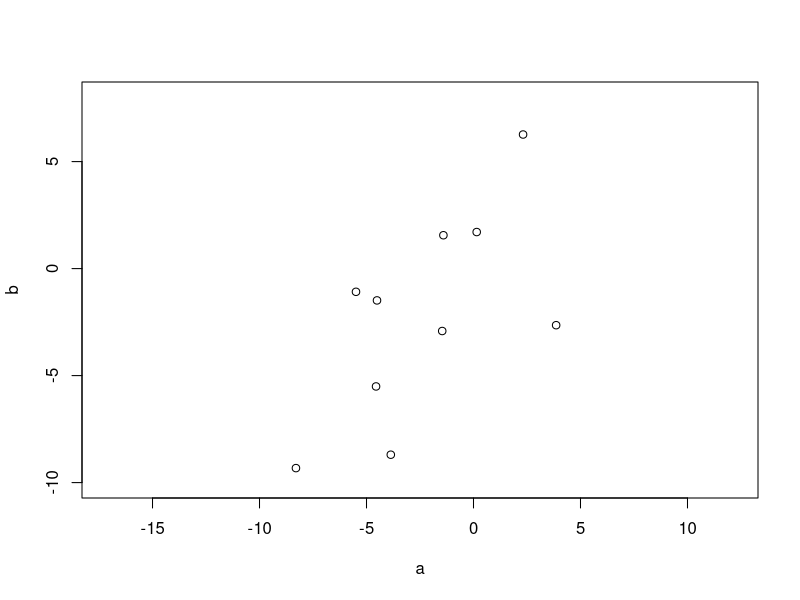
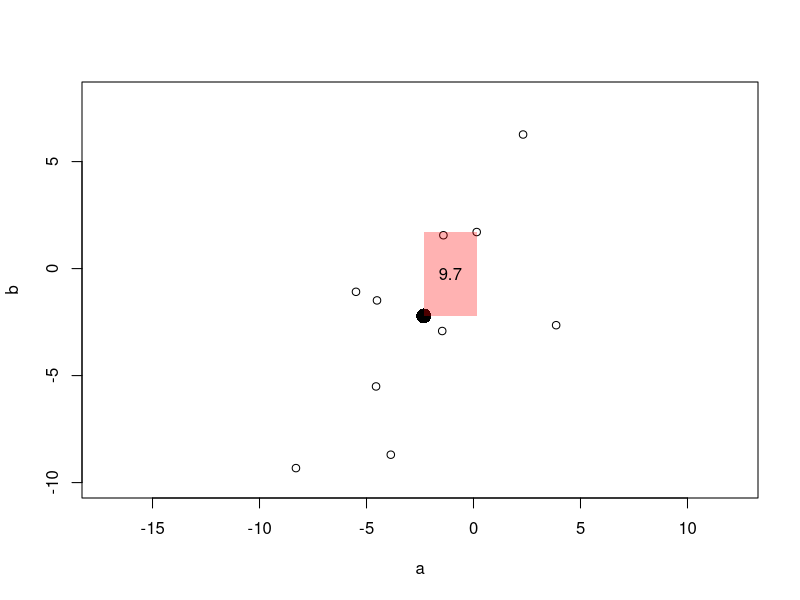
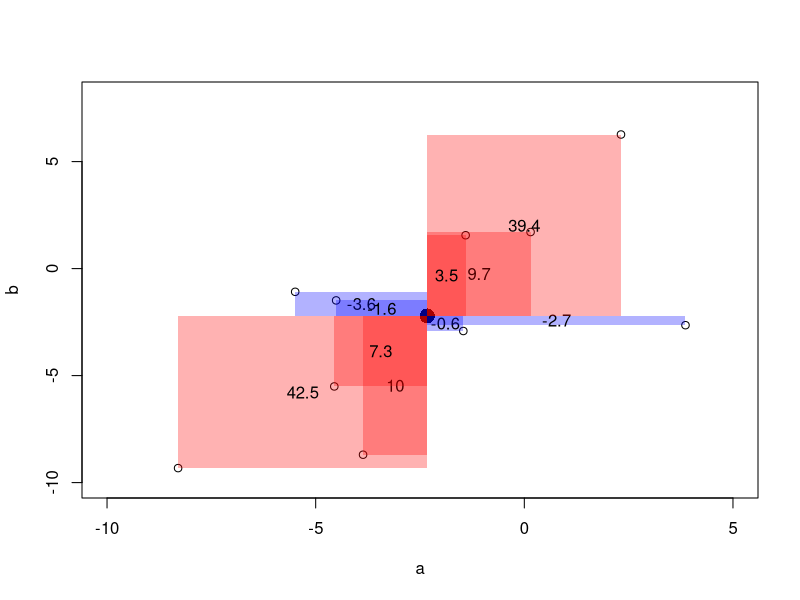
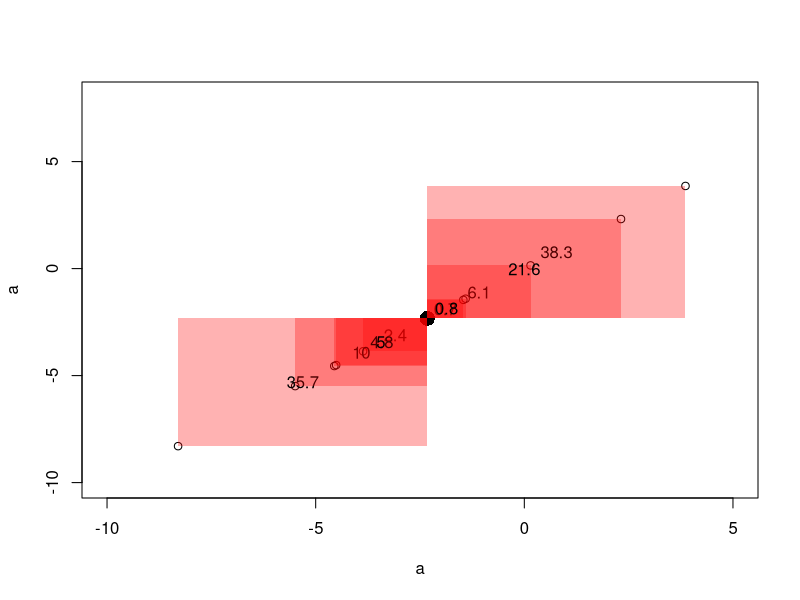
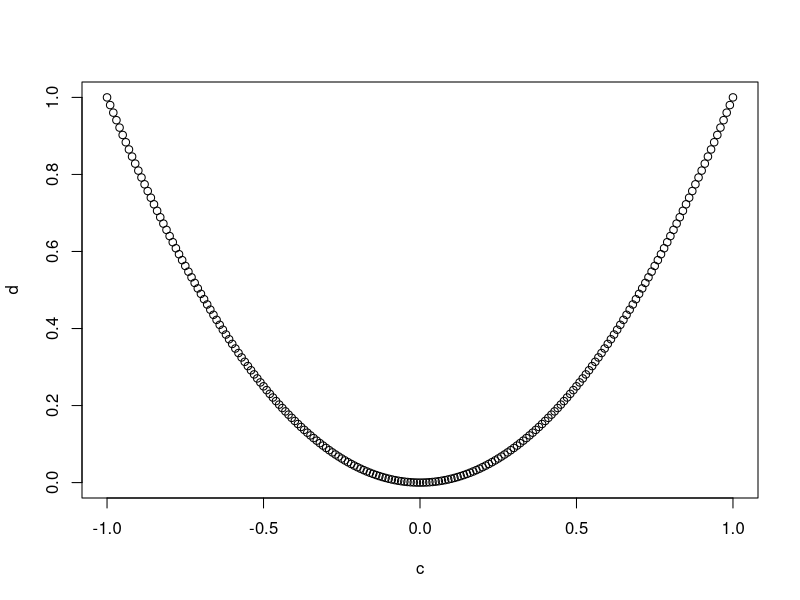

Reproduce these figures in R, in order.
## ---- chunk 1
knitr::opts_chunk$set(echo = TRUE)
## ---- chunk 2
# generate a random uniform distribution
set.seed(10) # set seed for reproducibility
a <- runif(n = 10,
           min = -10,
           max = 10)
a

# add some random normally distributed noise to a
b <- a + rnorm(n = 10,
               mean = 0,
               sd = 4) # the SD value controls the amount of noise and it is completely arbitrary

# plot the two distributions against each other
plot(x = a,
     y = b,
     xlim = c(-10,5),
     ylim = c(-10,8),
     asp = 1)
## ---- chunk 3
# plot the two distributions against each other
plot(x = a,
     y = b,
     xlim = c(-10,5),
     ylim = c(-10,8),
     asp = 1)

#plot the mean
points(x = mean(a),
       y = mean(b),
       cex = 2,
       pch = 16)

# draw a rectangle between the mean and the first data point and calculate its area
rect(xleft = mean(a),
     xright = a[1],
     ybottom = mean(b),
     ytop = b[1],
     border = NA, # do not draw a border
     col = rgb(1, 0, 0, alpha = 0.3)) # color red because in I quadrant

area_1 <- (mean(a) - a[1]) * (mean(b) - b[1]) # calculate the area

text(x = mean(c(mean(a), a[1])),
     y = mean(c(mean(b), b[1])),
     labels = round(area_1, 1)) # add text label with the calculated area
## ---- chunk 4
# plot the two distributions against each other
plot(x = a,
     y = b,
     xlim = c(-10,5),
     ylim = c(-10,8))

# plot the mean
points(x = mean(a),
       y = mean(b),
       cex = 2,
       pch = 16)

# draw a rectangle between the mean and each data point and calculate its area;
# let the area value be positive if the rectangle is in either I or III quadrants
# and negative if the rectangle is in either II or IV quadrants

areas <- c() # create empty vectors to store area values

for (i in 1:length(a)) {
  area_i <- (mean(a) - a[i]) * (mean(b) - b[i]) # calculate the area
  areas <- c(areas, area_i) # append to the areas vector
  
  rect(xleft = mean(a),
       xright = a[i],
       ybottom = mean(b),
       ytop = b[i],
       border = NA, # do not draw a border
       col = ifelse(test = area_i > 0,
                    yes = rgb(1, 0, 0, alpha = 0.3), # color red if in I or III quadrant (area>0)
                    no = rgb(0, 0, 1, alpha = 0.3))) # color blue if in II or IV quadrant (area<0)

    text(x = mean(c(mean(a), a[i])),
       y = mean(c(mean(b), b[i])),
       labels = round(area_i, 1)) # add text label with the calculated area
}
## ---- chunk 5
# sum up all variances and divide by the number of degrees of freedom
sum(areas) / (length(a) - 1)
## ---- chunk 6
# does the in-built function return the same result?
cov(a, b) # yes!
## ---- chunk 7
# plot the two distributions against each other
plot(x = a,
     y = a,
     xlim = c(-10,5),
     ylim = c(-10,8))

# first, plot the mean
points(x = mean(a),
       y = mean(a),
       cex = 2,
       pch = 16)

# draw a rectangle between the mean and each data point and calculate its area;
# let the area value be positive if the rectangle is in either I or III quadrants
# and negative if the rectangle is in either II or IV quadrants

areas <- c() # create empty vectors to store area values

for (i in 1:length(a)) {
  area_i <- (mean(a) - a[i]) * (mean(a) - a[i]) # calculate the area
  areas <- c(areas, area_i) # append to the areas vector
  
  rect(xleft = mean(a),
       xright = a[i],
       ybottom = mean(a),
       ytop = a[i],
       border = NA, # do not draw a border
       col = ifelse(test = area_i > 0,
                    yes = rgb(1, 0, 0, alpha = 0.3), # color red if in I or III quadrant (area>0)
                    no = rgb(0, 0, 1, alpha = 0.3))) # color blue if in II or IV quadrant (area<0)
  text(x = mean(c(mean(a), a[i])),
       y = mean(c(mean(a), a[i])),
       labels = round(area_i, 1)) # add text label with the calculated area
}

# sum up all variances and divide by the number of degrees of freedom
sum(areas) / (length(a) - 1)
# does the in-built function to calculate covariance return the same result?
cov(a, a) # yes!
# does the in-built function to calculate variance return the same result?
var(a) # yes again!
## ---- chunk 8
# generate a uniform distribution c
c <- seq(from = -1,
         to = 1,
         by = 0.01)
# generate a distribution d that is the square of c
d <- c^2

# plot the two distributions against each other
plot(c, d)

# calculate covariance
cov(c, d) # it is close to 0!
## ---- chunk 9
cov(a, b)
cov(a, b*10)
## ---- chunk 10
# note that normalized covariance is insensitive to scaling
cov(a, b) / (sqrt(var(a)) * sqrt(var(b)))
cov(a, b*10) / (sqrt(var(a)) * sqrt(var(b*10)))

# square root of variance can be replaced with standard deviation
cov(a, b) / (sd(a) * sd(b))
cov(a, b*10) / (sd(a) * sd(b*10))

# all of this is the same as the Pearson's coefficient of correlation
cor.test(x = a,
         y = b,
         method = "pearson")$estimate
cor.test(x = a,
         y = b*10,
         method = "pearson")$estimate
## ---- chunk 11
cor.test(x = a,
         y = b,
         method = "pearson")
